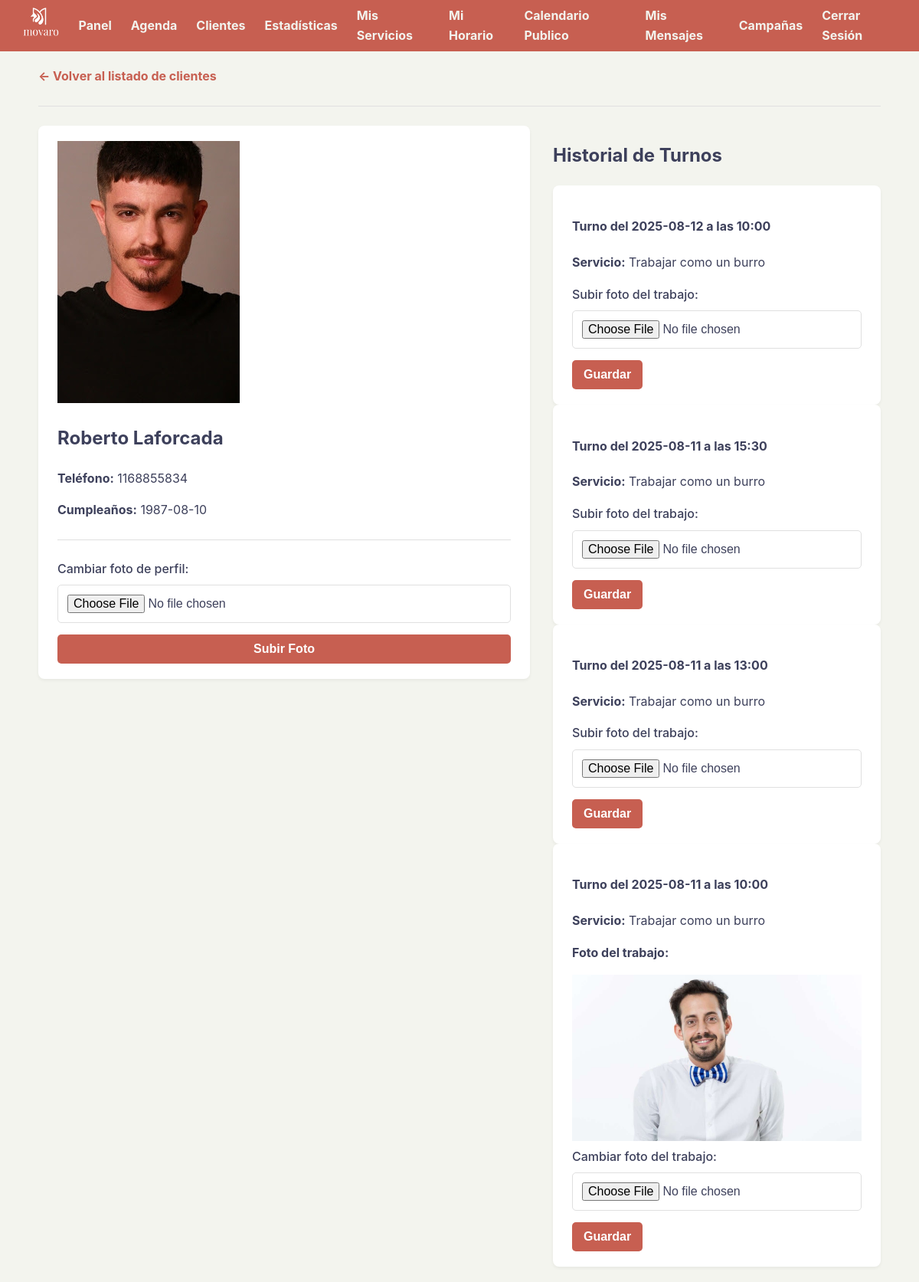
The page /cliente/1 (signed in) on the database its author committed.
### tables this page shows
CREATE TABLE clientes (
            id INTEGER PRIMARY KEY AUTOINCREMENT, usuario_id INTEGER NOT NULL,
            nombre TEXT NOT NULL, apellido TEXT NOT NULL,
            telefono TEXT, cumpleanos TEXT, avatar_path TEXT,
            premios_recibidos INTEGER NOT NULL DEFAULT 0,
            FOREIGN KEY (usuario_id) REFERENCES usuarios (id)
        );

CREATE TABLE turnos (
            id INTEGER PRIMARY KEY AUTOINCREMENT, usuario_id INTEGER NOT NULL,
            cliente_id INTEGER NOT NULL, servicio_id INTEGER NOT NULL,
            servicio_nombre TEXT NOT NULL, fecha TEXT NOT NULL,
            hora TEXT NOT NULL, foto_path TEXT,
            FOREIGN KEY (usuario_id) REFERENCES usuarios (id),
            FOREIGN KEY (cliente_id) REFERENCES clientes (id),
            FOREIGN KEY (servicio_id) REFERENCES servicios (id)
        );

### app.py (the view)
@app.route('/cliente/<int:cliente_id>')
def ver_cliente_detalle(cliente_id):
    if 'usuario_id' not in session: return redirect('/login')
    usuario_id_actual = session['usuario_id']
    conn = sqlite3.connect(DATABASE)
    conn.row_factory = sqlite3.Row
    cursor = conn.cursor()
    cursor.execute("SELECT * FROM clientes WHERE id = ? AND usuario_id = ?", (cliente_id, usuario_id_actual))
    cliente = cursor.fetchone()
    if cliente:
        cursor.execute("SELECT * FROM turnos WHERE cliente_id = ? AND usuario_id = ? ORDER BY fecha DESC, hora DESC", (cliente_id, usuario_id_actual))
        turnos_del_cliente = cursor.fetchall()
        conn.close()
        return render_template('detalle_cliente.html', clienta=cliente, turnos=turnos_del_cliente)
    conn.close()
    return redirect('/clientes')

### templates/detalle_cliente.html (shortened to what this page needs)
{% extends "base.html" %}
{% block content %}
    <a href="/clientes">← Volver al listado de clientes</a>
    <hr>
    <div class="layout-container">
        <div class="layout-col-lateral">
            <div class="card">
                <div class="detalle-cliente-header">
                    {% if clienta.avatar_path %}
                        <img src="{{ url_for('static', filename='uploads/' + clienta.avatar_path) }}" alt="Avatar" class="avatar-img">
                    {% else %}
                        <img src="{{ url_for('static', filename='placeholder.png') }}" alt="Avatar por defecto" class="avatar-img">
                    {% endif %}
                </div>
                <h2>{{ clienta.nombre }} {{ clienta.apellido }}</h2>
                <p><strong>Teléfono:</strong> {{ clienta.telefono or 'No especificado' }}</p>
                <p><strong>Cumpleaños:</strong> {{ clienta.cumpleanos or 'No especificado' }}</p>
                <hr>
                <form action="/subir_avatar" method="post" enctype="multipart/form-data">
                    <div class="form-group">
                        <label for="avatar">Cambiar foto de perfil:</label>
                        <input type="file" id="avatar" name="avatar" accept="image/*" capture="environment" required>
                    </div>
                    <button type="submit" style="width:100%;">Subir Foto</button>
                </form>
            </div>
        </div>
        <div class="layout-col-principal">
            <h2>Historial de Turnos</h2>
            {% if turnos %}
                {% for turno in turnos %}
                    <div class="card turno-card">
                        <h4>Turno del {{ turno.fecha }} a las {{ turno.hora }}</h4>
                        <p><strong>Servicio:</strong> {{ turno.servicio_nombre }}</p>
                        <div class="turno-media-container">
                            {% if turno.foto_path %}
                                <div class="turno-foto-container">
                                    <p><strong>Foto del trabajo:</strong></p>
                                    <img src="{{ url_for('static', filename='uploads/' + turno.foto_path) }}" alt="Foto del trabajo" class="turno-foto">
                                </div>
                            {% endif %}
                            <div class="turno-form-container">
                                <form action="/subir_foto" method="post" enctype="multipart/form-data">
                                    <div class="form-group">
                                        <label for="foto-{{ turno.id }}">
                                            {% if turno.foto_path %}Cambiar foto{% else %}Subir foto{% endif %} del trabajo:
                                        </label>
                                        <input type="file" id="foto-{{ turno.id }}" name="foto" accept="image/*" capture="environment" required>
                                    </div>
                                    <button type="submit">Guardar</button>
                                </form>
                            </div>
                        </div>
                    </div>
                {% endfor %}
            {% else %}
                <div class="card">
                    <p>Este cliente aún no tiene turnos registrados.</p>
                </div>
            {% endif %}
        </div>
    </div>
{% endblock %}

### static/style.css (style rules this page uses)
:root { --color-primario: #C75F51; --color-secundario: #27626A; --color-texto: #3d405b; --color-fondo: #F3F4EE; --color-blanco: #FFFFFF; --color-borde-suave: #e0e0e0; --color-rojo-peligro: #dc3545; }
body { font-family: -apple-system, BlinkMacSystemFont, "Segoe UI", Roboto, Helvetica, Arial, sans-serif; margin: 0; background-color: var(--color-fondo); color: var(--color-texto); line-height: 1.6; }
a { color: var(--color-primario); text-decoration: none; font-weight: bold; }
button, .boton-accion { background-color: var(--color-primario); color: var(--color-blanco); padding: 10px 15px; border: none; border-radius: 5px; cursor: pointer; font-size: 1em; font-weight: bold; text-align: center; }
hr { border: none; border-top: 1px solid var(--color-borde-suave); margin: 25px 0; }
img { max-width: 100%; height: auto; }
.layout-container { display: flex; flex-direction: row; gap: 30px; }
.layout-col-principal { flex: 4; min-width: 0; }
.layout-col-lateral { flex: 6; min-width: 0; }
.card { background-color: var(--color-blanco); padding: 20px 25px; border-radius: 8px; box-shadow: 0 2px 4px rgba(0,0,0,0.05); }
.form-group { margin-bottom: 15px; }
.form-group label { display: block; margin-bottom: 8px; font-weight: 500; }
.form-group input, .form-group select, .form-control { width: 100%; padding: 12px; border: 1px solid var(--color-borde-suave); border-radius: 5px; box-sizing: border-box; font-size: 1em; }

### rows shown on the page
clientes: avatar_path (picture), nombre "Roberto", apellido "Laforcada", telefono "1168855834", cumpleanos "1987-08-10"
turnos: fecha "2025-08-12", hora "10:00", servicio_nombre "Trabajar como un burro", shows "Subir foto"
turnos: fecha "2025-08-11", hora "15:30", servicio_nombre "Trabajar como un burro", shows "Subir foto"
turnos: fecha "2025-08-11", hora "13:00", servicio_nombre "Trabajar como un burro", shows "Subir foto"
turnos: fecha "2025-08-11", hora "10:00", servicio_nombre "Trabajar como un burro", foto_path (picture), shows "Cambiar foto"
